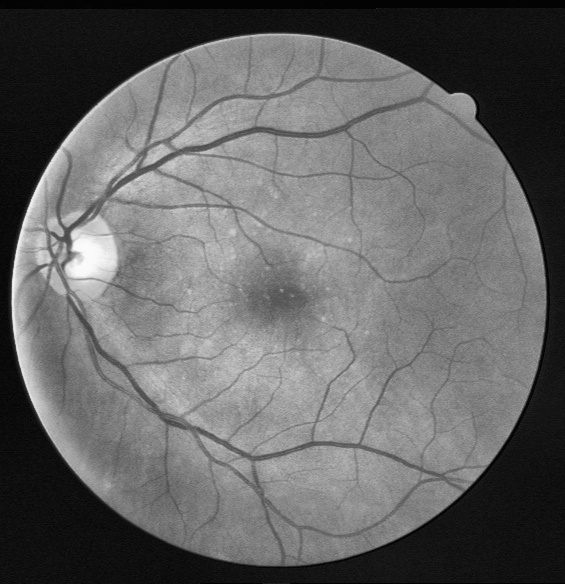
%> input picture test_images/test.jpg, 565 x 584 px
$ octave --eval "result = clalhe(imread('test_images/test.jpg'));"   (GNU Octave 9; MATLAB toolbox functions it lacks are replaced by stand-ins)
%> lines starting %> are read from the running program, lines starting %| are printed output that depends on the picture
### compute_histogram_features.m
function [peaks, valleys, num_peaks, num_valleys] = compute_histogram_features(hist_counts)
    % Detect peaks and valleys in histogram

    peaks = [];
    valleys = [];

    % Find peaks (local maxima)
    for i = 2:length(hist_counts)-1
        if hist_counts(i) > hist_counts(i-1) && hist_counts(i) > hist_counts(i+1)
            peaks = [peaks; hist_counts(i)];
        end
    end

    % Find valleys (local minima)
    for i = 2:length(hist_counts)-1
        if hist_counts(i) < hist_counts(i-1) && hist_counts(i) < hist_counts(i+1)
            valleys = [valleys; hist_counts(i)];
        end
    end

    % Handle edge cases
    if isempty(peaks)
        peaks = [max(hist_counts)];
    end

    if isempty(valleys)
        valleys = [min(hist_counts(hist_counts>0))];
    end

    num_peaks = length(peaks);
    num_valleys = length(valleys);
end

### apply_conventional_clahe.m
function enhanced = apply_conventional_clahe(image, clip_limit, tile_size)
    % Apply standard CLAHE using MATLAB's built-in function

    % Convert to uint8 if needed
    if max(image(:)) <= 1
        img_uint8 = im2uint8(image);
    else
        img_uint8 = uint8(image);
    end

    % Apply CLAHE
    enhanced_uint8 = adapthisteq(img_uint8, ...
                                 'ClipLimit', clip_limit/100, ...
                                 'NumTiles', tile_size, ...
                                 'Distribution', 'uniform');

    % Convert back to double
    enhanced = im2double(enhanced_uint8);
end

### compute_ciqi.m
function ciqi = compute_ciqi(original, enhanced)
    % Compute CIQI = (PSNR + Entropy) / AMBE

    % Compute PSNR
    psnr_value = psnr(enhanced, original);

    % Compute Entropy
    entropy_value = entropy(im2uint8(enhanced));

    % Compute AMBE
    ambe_value = abs(mean(original(:)) - mean(enhanced(:)));

    % Avoid division by zero
    if ambe_value < 1e-6
        ambe_value = 1e-6;
    end

    % Calculate CIQI
    ciqi = (psnr_value + entropy_value) / ambe_value;
end

### divide_image.m
function subimages = divide_image(image, num_subimages)
    % Divide image into vertical subimages

    [height, width] = size(image);
    subimage_width = floor(width / num_subimages);

    subimages = cell(1, num_subimages);

    for i = 1:num_subimages
        if i < num_subimages
            col_start = (i-1) * subimage_width + 1;
            col_end = i * subimage_width;
        else
            % Last subimage takes remaining columns
            col_start = (i-1) * subimage_width + 1;
            col_end = width;
        end

        subimages{i} = image(:, col_start:col_end);
    end
end

### merge_subimages.m
function merged = merge_subimages(subimages, target_size)
    % Merge subimages horizontally

    num_subimages = length(subimages);

    % Concatenate horizontally
    merged = subimages{1};

    for i = 2:num_subimages
        merged = [merged, subimages{i}];
    end

    % Ensure output matches target size
    merged = imresize(merged, target_size);
end

### clalhe.m
function enhanced_image = clalhe(input_image)
    % CLALHE - Contrast Limited Adaptive Local Histogram Equalization
    % Based on: Mohammed & Isa (2025)

    fprintf('  Step 1: Computing histogram features...\n');

    %% PART 1: DETERMINE OPTIMAL PARAMETERS

    % Convert to uint8 for histogram computation
    img_uint8 = im2uint8(input_image);

    % Compute histogram
    [hist_counts, ~] = imhist(img_uint8);

    % Find peaks and valleys
    [peaks, valleys, num_peaks, num_valleys] = compute_histogram_features(hist_counts);

    fprintf('    Found %d peaks and %d valleys\n', num_peaks, num_valleys);

    % Compute N-parameter
    N_param = sum(valleys) / num_valleys;

    % Compute Context Block Dimension (CBD)
    CBD_height = ceil(log(num_peaks));
    CBD_width = ceil(log(num_peaks));

    if CBD_height < 2
        CBD_height = 8; % Default
        CBD_width = 8;
    end

    fprintf('    CBD: [%d x %d]\n', CBD_height, CBD_width);

    % Compute Ideal Clip Limit (I_CL) for each peak
    fprintf('  Step 2: Finding optimal clip limit...\n');

    max_valley = max(valleys);
    best_ciqi = -inf;
    best_clip_limit = 2.0;

    for i = 1:length(peaks)
        % Calculate I_CL for this peak
        I_CL = (peaks(i) + N_param) / max_valley;

        % Limit to reasonable range
        I_CL = max(0.5, min(I_CL, 10.0));

        % Apply CLAHE with this clip limit
        temp_result = apply_conventional_clahe(input_image, I_CL, [CBD_height CBD_width]);

        % Compute CIQI
        ciqi_value = compute_ciqi(input_image, temp_result);

        % Update best parameters
        if ciqi_value > best_ciqi
            best_ciqi = ciqi_value;
            best_clip_limit = I_CL;
        end
    end

    fprintf('    Optimal Clip Limit: %.4f\n', best_clip_limit);
    fprintf('    Best CIQI: %.4f\n', best_ciqi);

    %% PART 2: OBTAIN RESULTANT IMAGE

    fprintf('  Step 3: Computing optimal number of subimages...\n');

    % Compute Optimal Number of Subimages (ONS)
    ONS = ceil(log2(num_valleys));
    if mod(ONS, 2) ~= 0  % Ensure even number
        ONS = ONS + 1;
    end

    if ONS < 2
        ONS = 2;
    end

    fprintf('    Number of subimages: %d\n', ONS);

    % Divide image into subimages
    fprintf('  Step 4: Dividing and processing subimages...\n');
    subimages = divide_image(input_image, ONS);

    % Enhance each subimage
    enhanced_subimages = cell(1, ONS);
    for i = 1:ONS
        enhanced_subimages{i} = apply_conventional_clahe(subimages{i}, ...
                                                         best_clip_limit, ...
                                                         [CBD_height CBD_width]);
    end

    % Merge enhanced subimages
    fprintf('  Step 5: Merging subimages...\n');
    enhanced_image = merge_subimages(enhanced_subimages, size(input_image));

    fprintf('  CLALHE processing complete!\n');
end
%> in clalhe, img_uint8 is the input picture: size 584x565 uint8; min 0, max 253, mean 101
%> in clalhe, `[hist_counts, ~] = imhist(img_uint8);`: hist_counts = 256 values, max 11128 at index 17, min 0 at index 255, mean 1288.9
%> the loop in compute_histogram_features, `for i = 2:length(hist_counts)-1` made 254 passes
%> peaks on passes 3, 16, 35, 37, 41, 45, 49, 51, 53, 58: 4349, [4349; 11128], [4349; 11128; 85], [4349; 11128; 85; 81], [4349; 11128; 85; 81; 59], [4349; 11128; 85; 81; 59; 45], [4349; 11128; 85; 81; 59; 45; 41], [4349; 11128; 85; 81; 59; 45; 41; 36], [4349; 11128; 85; 81; 59; 45; 41; 36; 36], [4349; 11128; 85; 81; 59; 45; 41; 36; 36; 35]
%> after the loop in compute_histogram_features, `for i = 2:length(hist_counts)-1`: peaks = 49 values, max 11128 at index 2, min 32 at index 13, mean 901
%> the loop in compute_histogram_features, `for i = 2:length(hist_counts)-1` made 254 passes
%> valleys on passes 5, 34, 36, 39, 44, 48, 50, 52, 55, 60: 362, [362; 66], [362; 66; 60], [362; 66; 60; 54], [362; 66; 60; 54; 36], [362; 66; 60; 54; 36; 33], [362; 66; 60; 54; 36; 33; 30], [362; 66; 60; 54; 36; 33; 30; 27], [362; 66; 60; 54; 36; 33; 30; 27; 30], [362; 66; 60; 54; 36; 33; 30; 27; 30; 23]
%> after the loop in compute_histogram_features, `for i = 2:length(hist_counts)-1`: valleys = 49 values, max 4337 at index 21, min 20 at index 12, mean 483.1
%> in clalhe, `[peaks, valleys, num_peaks, num_valleys] = compute_histogram_features(..`: num_peaks = 49
%|     Found 49 peaks and 49 valleys
%> in clalhe, `N_param = sum(valleys) / num_valleys;`: N_param = 483.1
%> in clalhe, `CBD_height = ceil(log(num_peaks));`: CBD_height = 4
%|     CBD: [4 x 4]
%> in clalhe, `max_valley = max(valleys);`: max_valley = 4337
%> the loop in clalhe, `for i = 1:length(peaks)` made 49 passes
%> (I_CL, psnr_value in compute_ciqi, entropy_value in compute_ciqi, ciqi in compute_ciqi, ciqi_value, best_ciqi, best_clip_limit) on passes 1 to 2: (1.11, -41.42, 7.62, -0.336, -0.336, -0.336, 1.11), (2.68, -41.41, 7.89, -0.333, -0.333, -0.333, 2.68)
%> (I_CL, psnr_value in compute_ciqi, entropy_value in compute_ciqi, ciqi in compute_ciqi, ciqi_value) on passes 3 to 8: (0.5, -41.41, 6.98, -0.342, -0.342), (0.5, -41.41, 6.98, -0.342, -0.342), (0.5, -41.41, 6.98, -0.342, -0.342), (0.5, -41.41, 6.98, -0.342, -0.342), (0.5, -41.41, 6.98, -0.342, -0.342), (0.5, -41.41, 6.98, -0.342, -0.342)
%> pass 1, in apply_conventional_clahe, `enhanced_uint8 = adapthisteq(img_uint8, 'ClipLimit', clip_limit/100, '..`:
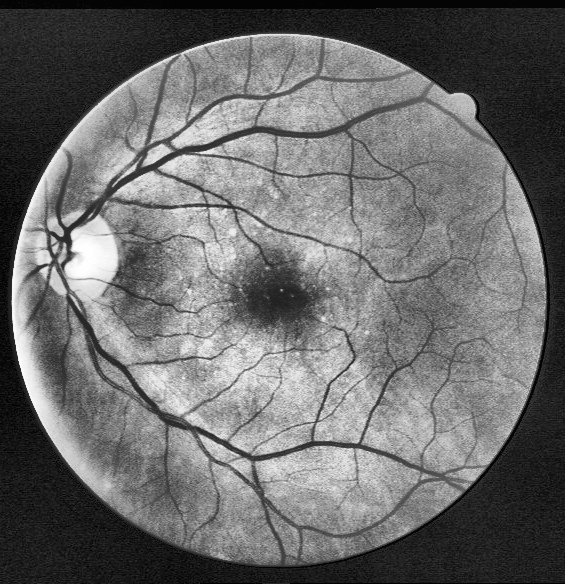
%> enhanced_uint8: size 584x565 uint8; min 0, max 255, mean 107.5
%> pass 2, in apply_conventional_clahe (call 2), `enhanced_uint8 = adapthisteq(img_uint8, 'ClipLimit', clip_limit/100, '..`:
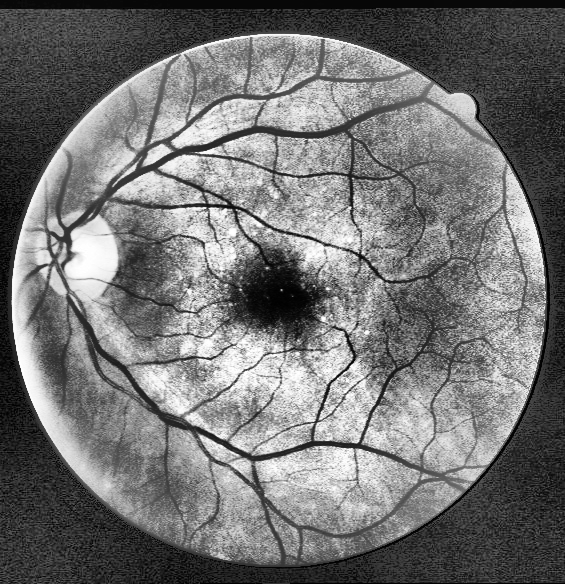
%> enhanced_uint8: size 584x565 uint8; min 0, max 255, mean 115.3
%|     Optimal Clip Limit: 2.6772
%|     Best CIQI: -0.3333
%> in clalhe, `ONS = ceil(log2(num_valleys));`: ONS = 6
%|     Number of subimages: 6
%> in divide_image, `subimage_width = floor(width / num_subimages);`: subimage_width = 94
%> in divide_image, `subimages = cell(1, num_subimages);`: subimages = {[], [], [], [], [], []}
%> the loop in divide_image, `for i = 1:num_subimages` made 6 passes
%> (col_start, col_end) on passes 1 to 6: (1, 94), (95, 188), (189, 282), (283, 376), (377, 470), (471, 565)
%> after the loop in divide_image, `for i = 1:num_subimages`: subimages = 6 items
%> in clalhe, `enhanced_subimages = cell(1, ONS);`: enhanced_subimages = {[], [], [], [], [], []}
%> the loop in clalhe, `for i = 1:ONS` made 6 passes
%> pass 1, in apply_conventional_clahe (call 50), `img_uint8 = uint8(image);`:
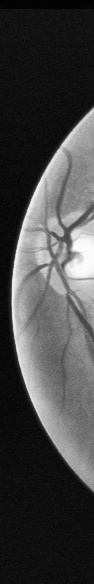
%> img_uint8: size 584x94 uint8; min 1, max 253, mean 69
%> pass 1, in apply_conventional_clahe (call 50), `enhanced_uint8 = adapthisteq(img_uint8, 'ClipLimit', clip_limit/100, '..`:
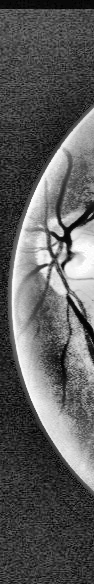
%> enhanced_uint8: size 584x94 uint8; min 0, max 255, mean 92
%> pass 2, in apply_conventional_clahe (call 51), `img_uint8 = uint8(image);`:
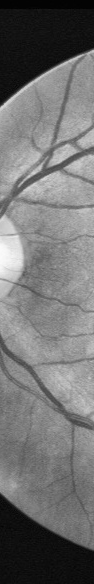
%> img_uint8: size 584x94 uint8; min 0, max 250, mean 113.5
%> after the loop in clalhe, `for i = 1:ONS`: enhanced_subimages = 6 items
%> in merge_subimages, `num_subimages = length(subimages);`: num_subimages = 6
%> the loop in merge_subimages, `for i = 2:num_subimages` made 5 passes
%> pass 1, in merge_subimages, `merged = [merged, subimages{i}];`:
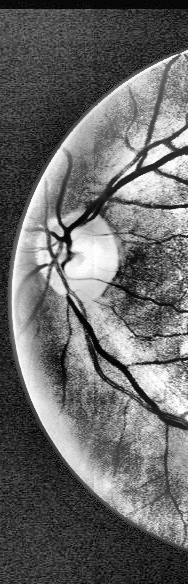
%> merged: size 584x188 double; min 0, max 1, mean 0.414
%> after the loop in merge_subimages, `for i = 2:num_subimages`:
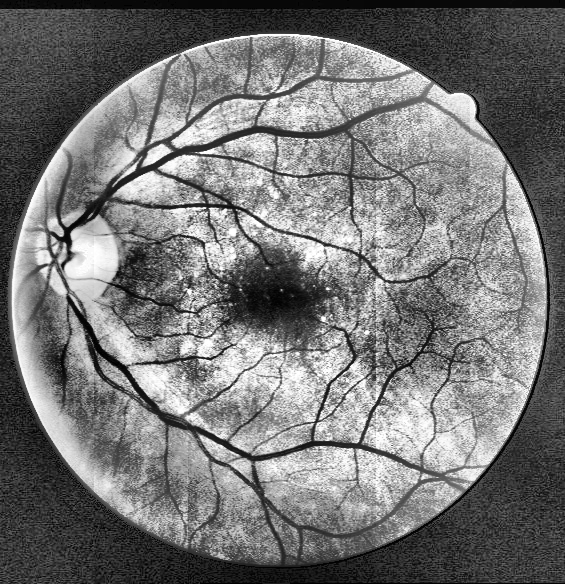
%> merged: size 584x565 double; min 0, max 1, mean 0.461
